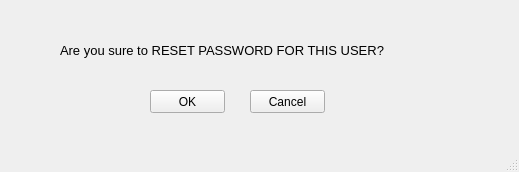
<?xml version="1.0" encoding="UTF-8"?>
<ui version="4.0">
 <class>ConfirmChangePass</class>
 <widget class="QMainWindow" name="ConfirmChangePass">
  <property name="geometry">
   <rect>
    <x>0</x>
    <y>0</y>
    <width>519</width>
    <height>172</height>
   </rect>
  </property>
  <property name="windowTitle">
   <string>MainWindow</string>
  </property>
  <widget class="QWidget" name="centralwidget">
   <widget class="QLabel" name="Confirm_Project_complete_2">
    <property name="geometry">
     <rect>
      <x>60</x>
      <y>30</y>
      <width>401</width>
      <height>41</height>
     </rect>
    </property>
    <property name="font">
     <font>
      <pointsize>10</pointsize>
     </font>
    </property>
    <property name="text">
     <string>Are you sure to RESET PASSWORD FOR THIS USER?</string>
    </property>
   </widget>
   <widget class="QPushButton" name="YES_RESET">
    <property name="geometry">
     <rect>
      <x>150</x>
      <y>90</y>
      <width>75</width>
      <height>23</height>
     </rect>
    </property>
    <property name="text">
     <string>OK</string>
    </property>
   </widget>
   <widget class="QPushButton" name="NO_RESET">
    <property name="geometry">
     <rect>
      <x>250</x>
      <y>90</y>
      <width>75</width>
      <height>23</height>
     </rect>
    </property>
    <property name="text">
     <string>Cancel</string>
    </property>
   </widget>
  </widget>
  <widget class="QStatusBar" name="statusbar"/>
 </widget>
 <resources/>
 <connections/>
</ui>
